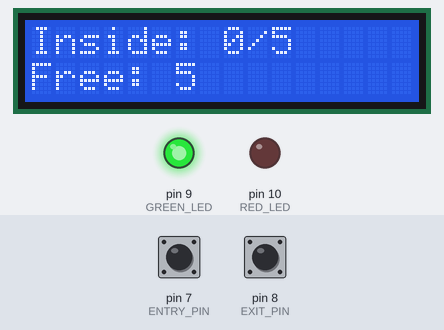
A sketch run on a simulated Arduino Uno, built with avr-gcc and run on an emulated ATmega328P. Parts: 16×2 character LCD, output pins drawn as LEDs (lit = HIGH). The test bench sets the inputs (shaded band); at power-on: pin 7 (ENTRY_PIN) HIGH, pin 8 (EXIT_PIN) HIGH. What the sketch prints to the serial monitor is not drawn.

Above: at 1.2 s.
1.3 s: pin 7 (ENTRY_PIN) pulled LOW for 0.15 s
At 2.0 s:
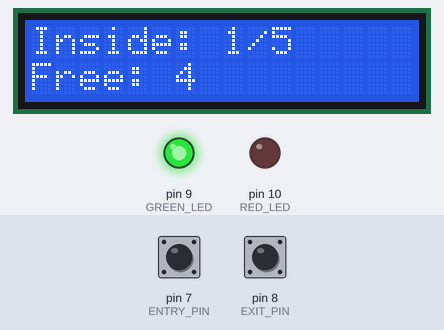
3.0 s: pin 7 (ENTRY_PIN) pulled LOW for 1 s
At 4.7 s:
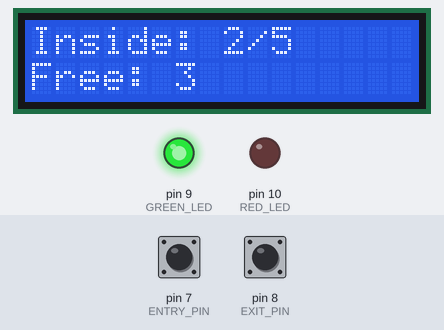
5.5 s: pin 8 (EXIT_PIN) pulled LOW for 0.15 s
At 6.7 s:
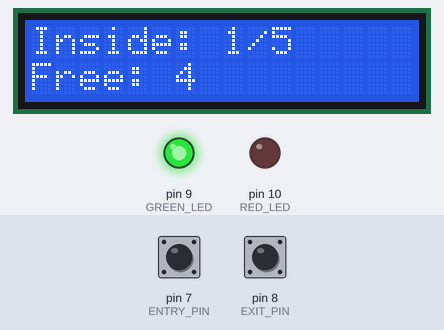
7.5 s: pin 7 (ENTRY_PIN) pulsed LOW 5 times (0.12 s each, 0.3 s apart)
At 9.7 s:
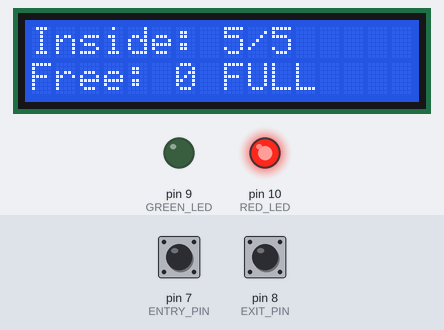
10.5 s: pin 8 (EXIT_PIN) pulled LOW for 1 s
At 11.7 s:
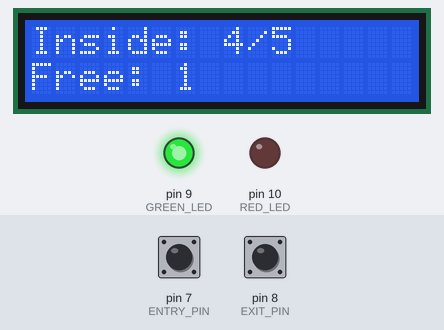
13.0 s: pin 8 (EXIT_PIN) pulsed LOW 5 times (0.12 s each, 0.3 s apart)
At 15.1 s:
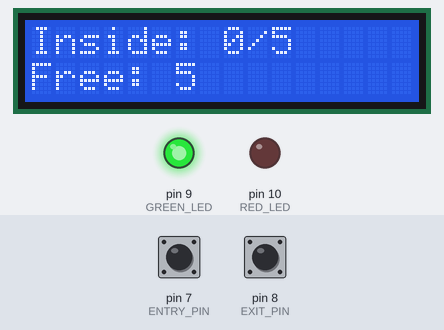
Timing chart, 0 to 16.6 s (numbered marks = the images above; inputs shaded):
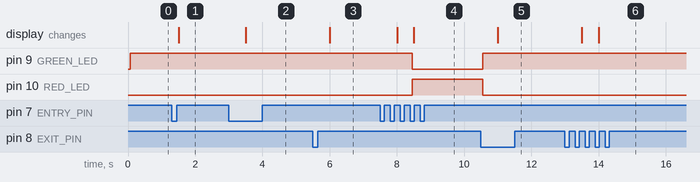

Measured:
- after the input at 1.3 s, the display: changes after 0.20 s (image 1)
- after the input at 3.0 s, the display: changes after 0.50 s (image 2)
- after the input at 5.5 s, the display: changes after 0.51 s (image 3)
- after the input at 7.5 s, pin 9 (GREEN_LED): HIGH → LOW after 0.95 s; pin 10 (RED_LED): LOW → HIGH after 0.95 s; the display: first changes after 0.51 s (image 4 shows a later state)
- after the input at 10.5 s, pin 9 (GREEN_LED): LOW → HIGH after 0.05 s; pin 10 (RED_LED): HIGH → LOW after 0.05 s; the display: changes after 0.51 s (image 5)
- after the input at 13.0 s, the display: first changes after 0.50 s (image 6 shows a later state)

The sketch:

smart_occupancy.ino
```cpp
// ---------- Structures ----------
typedef struct {
  int current;                   // people currently inside
  int maxCapacity;               // facility limit
  unsigned long totalEntries;
  unsigned long totalExits;
  unsigned long rejectedEntries;
  unsigned long rejectedExits;
} Occupancy;

typedef struct {
  int pin;
  int lastReading;
  int stableState;
  unsigned long lastChange;
} Button;

// Declared manually so the compiler knows the types
bool buttonPressed(Button *b);
void handleEntry(Occupancy *o);
void handleExit(Occupancy *o);
void updateLEDs(Occupancy *o);
void printStats(Occupancy *o);
void updateLCD(Occupancy *o);

#include <LiquidCrystal.h>

// ---------- Pins ----------
const int ENTRY_PIN = 7;
const int EXIT_PIN  = 8;
const int GREEN_LED = 9;
const int RED_LED   = 10;
LiquidCrystal lcd(12, 11, 5, 4, 3, 2);

// ---------- Settings ----------
const int MAX_CAPACITY = 5;
const unsigned long DEBOUNCE_MS = 50;
const unsigned long LCD_REFRESH_MS = 500;

// ---------- Global variables ----------
Occupancy *occ = NULL;
Button entryBtn = {ENTRY_PIN, HIGH, HIGH, 0};
Button exitBtn  = {EXIT_PIN,  HIGH, HIGH, 0};
unsigned long lastLcd = 0;

// ---------- Memory allocation ----------
Occupancy *createOccupancy(int maxCap) {
  Occupancy *o = (Occupancy *)malloc(sizeof(Occupancy));
  if (o == NULL) {
    return NULL;
  }
  o->current = 0;
  o->maxCapacity = maxCap;
  o->totalEntries = 0;
  o->totalExits = 0;
  o->rejectedEntries = 0;
  o->rejectedExits = 0;
  return o;
}

// ---------- Non-blocking button debounce ----------
bool buttonPressed(Button *b) {
  int reading = digitalRead(b->pin);
  bool pressed = false;

  if (reading != b->lastReading) {
    b->lastChange = millis();
  }
  if ((millis() - b->lastChange) > DEBOUNCE_MS && reading != b->stableState) {
    b->stableState = reading;
    if (b->stableState == LOW) {
      pressed = true;
    }
  }
  b->lastReading = reading;
  return pressed;
}

// ---------- Entry ----------
void handleEntry(Occupancy *o) {
  if (o->current >= o->maxCapacity) {
    o->rejectedEntries++;
    Serial.println("ERROR: Entry rejected - facility is full");
    return;
  }
  o->current++;
  o->totalEntries++;
  Serial.print("EVENT: Entry | Inside: ");
  Serial.println(o->current);
}

// ---------- Exit ----------
void handleExit(Occupancy *o) {
  if (o->current <= 0) {
    o->rejectedExits++;
    Serial.println("ERROR: Exit rejected - facility is empty");
    return;
  }
  o->current--;
  o->totalExits++;
  Serial.print("EVENT: Exit | Inside: ");
  Serial.println(o->current);
}

// ---------- LEDs ----------
void updateLEDs(Occupancy *o) {
  bool full = (o->current >= o->maxCapacity);
  digitalWrite(GREEN_LED, full ? LOW : HIGH);
  digitalWrite(RED_LED, full ? HIGH : LOW);
}

// ---------- Serial statistics ----------
void printStats(Occupancy *o) {
  Serial.print("STATS | In:");
  Serial.print(o->totalEntries);
  Serial.print(" Out:");
  Serial.print(o->totalExits);
  Serial.print(" RejectedIn:");
  Serial.print(o->rejectedEntries);
  Serial.print(" RejectedOut:");
  Serial.println(o->rejectedExits);
}

// ---------- LCD ----------
void updateLCD(Occupancy *o) {
  lcd.setCursor(0, 0);
  lcd.print("Inside: ");
  lcd.print(o->current);
  lcd.print("/");
  lcd.print(o->maxCapacity);
  lcd.print("   ");

  lcd.setCursor(0, 1);
  lcd.print("Free: ");
  lcd.print(o->maxCapacity - o->current);
  if (o->current >= o->maxCapacity) {
    lcd.print(" FULL   ");
  } else {
    lcd.print("        ");
  }
}

// ---------- Setup ----------
void setup() {
  Serial.begin(9600);
  pinMode(ENTRY_PIN, INPUT_PULLUP);
  pinMode(EXIT_PIN, INPUT_PULLUP);
  pinMode(GREEN_LED, OUTPUT);
  pinMode(RED_LED, OUTPUT);
  lcd.begin(16, 2);

  occ = createOccupancy(MAX_CAPACITY);
  if (occ == NULL) {
    Serial.println("ERROR: memory allocation failed");
    lcd.print("Memory error");
    while (true) {}
  }
  Serial.println("=== Smart Occupancy System Ready ===");
  updateLEDs(occ);
  updateLCD(occ);
}

// ---------- Main loop ----------
void loop() {
  bool changed = false;

  if (buttonPressed(&entryBtn)) {
    handleEntry(occ);
    changed = true;
  }
  if (buttonPressed(&exitBtn)) {
    handleExit(occ);
    changed = true;
  }

  if (changed) {
    updateLEDs(occ);
    printStats(occ);
  }

  // Periodic LCD refresh without blocking
  if (millis() - lastLcd >= LCD_REFRESH_MS) {
    lastLcd = millis();
    updateLCD(occ);
  }
}
```
